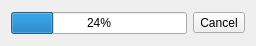
<?xml version="1.0" encoding="UTF-8"?>
<ui version="4.0">
 <class>CancellableQProgressBar</class>
 <widget class="QWidget" name="CancellableQProgressBar">
  <property name="geometry">
   <rect>
    <x>0</x>
    <y>0</y>
    <width>256</width>
    <height>46</height>
   </rect>
  </property>
  <property name="windowTitle">
   <string>Form</string>
  </property>
  <layout class="QVBoxLayout" name="verticalLayout">
   <item>
    <layout class="QHBoxLayout" name="horizontalLayout">
     <item>
      <widget class="QProgressBar" name="progressBar">
       <property name="value">
        <number>24</number>
       </property>
      </widget>
     </item>
     <item>
      <widget class="QToolButton" name="cancelButton">
       <property name="toolTip">
        <string>Cancel</string>
       </property>
       <property name="statusTip">
        <string>Cancels the process</string>
       </property>
       <property name="whatsThis">
        <string>Cancels the process</string>
       </property>
       <property name="text">
        <string>Cancel</string>
       </property>
       <property name="icon">
        <iconset theme="dialog-cancel"/>
       </property>
      </widget>
     </item>
    </layout>
   </item>
  </layout>
 </widget>
 <resources/>
 <connections/>
</ui>
